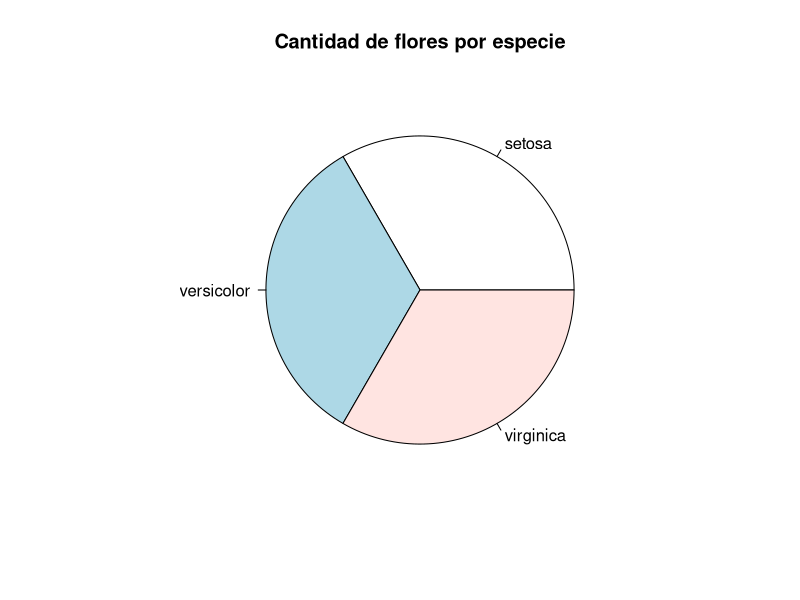
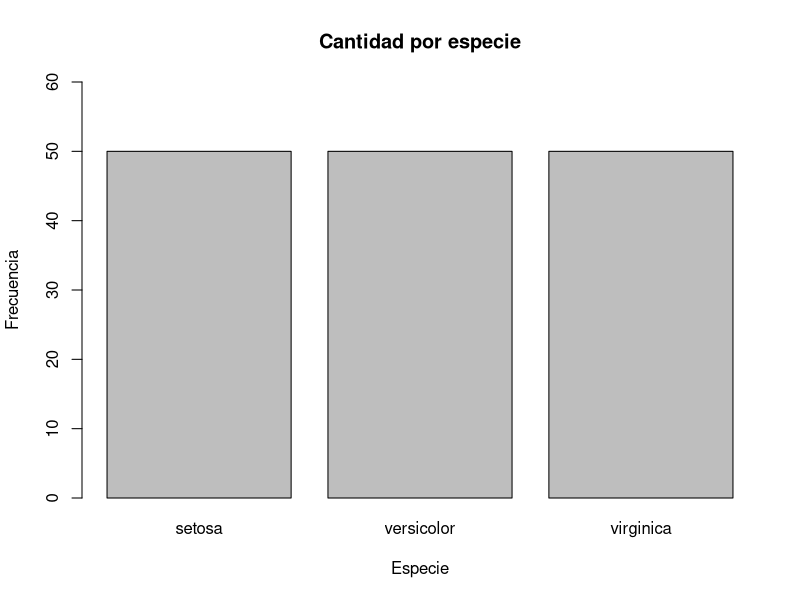
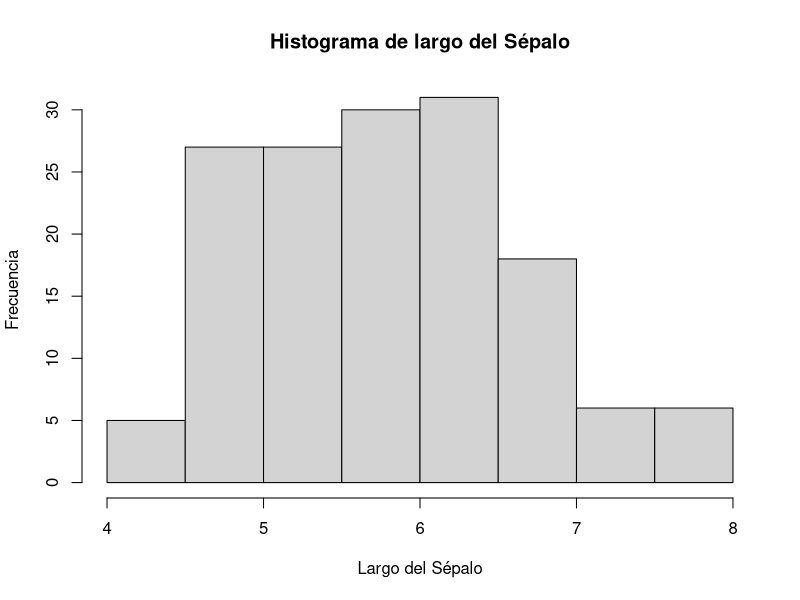
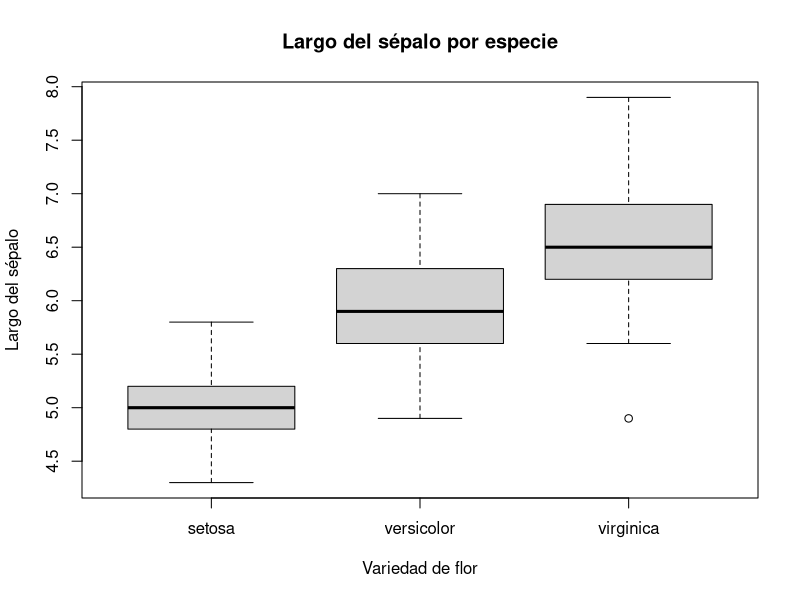
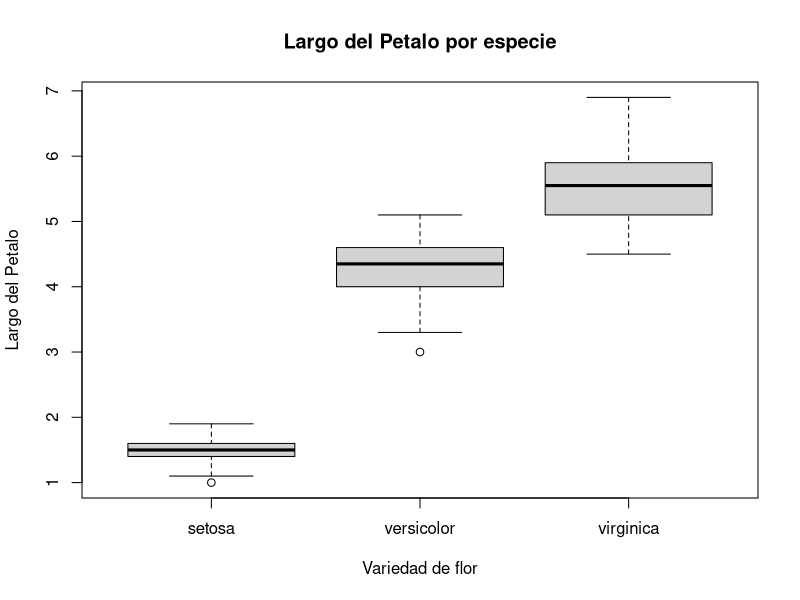
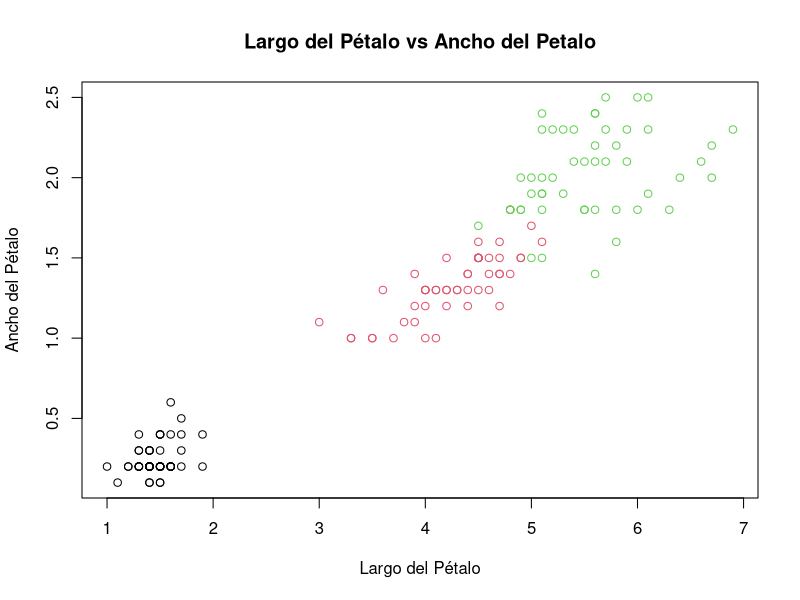
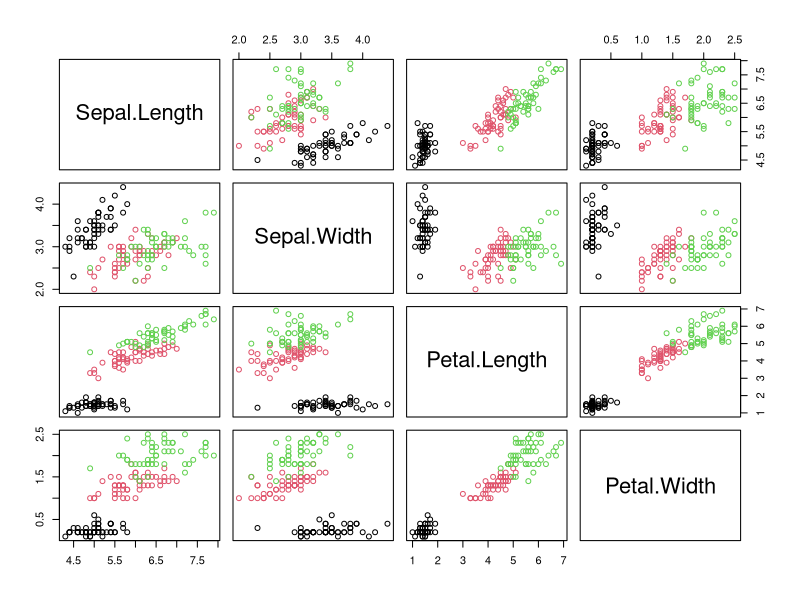
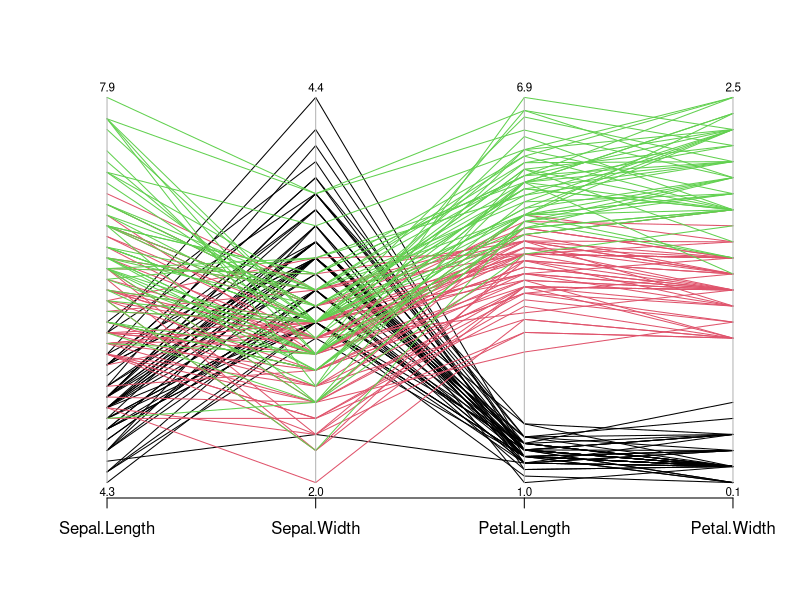

The R script that drew these images, in order:
install.packages("modeest")
library(modeest)

data(iris)
names(iris)

#Media
mean(iris$Sepal.Length)
mean(iris$Sepal.Width)
mean(iris$Petal.Length)
mean(iris$Petal.Width)

#Mediana
median(iris$Sepal.Length)
median(iris$Sepal.Width)
median(iris$Petal.Length)
median(iris$Petal.Width)

#Moda
mfv(iris$Sepal.Length)
mfv(iris$Sepal.Width)
mfv(iris$Petal.Length)
mfv(iris$Petal.Width)

#Desviación Estandar
sd(iris$Sepal.Length)
sd(iris$Sepal.Width)
sd(iris$Petal.Length)
sd(iris$Petal.Width)

#Varianza
var(iris$Sepal.Length)
var(iris$Sepal.Width)
var(iris$Petal.Length)
var(iris$Petal.Width)

#Rango
range(iris$Sepal.Length)
range(iris$Sepal.Width)
range(iris$Petal.Length)
range(iris$Petal.Width)

max(iris$Sepal.Length)-min(iris$Sepal.Length)
max(iris$Sepal.Width)-min(iris$Sepal.Width)
max(iris$Petal.Length)-min(iris$Petal.Length)
max(iris$Petal.Width)-min(iris$Petal.Width)

#Percentiles
quantile(iris$Sepal.Length, seq(0,1 , 0.1))
quantile(iris$Sepal.Length, seq(0,1 , 0.25))

#Medidas Asociación:
#  -Covarianza

cov(iris$Sepal.Length, iris$Petal.Width)
cov(iris$Sepal.Width, iris$Petal.Length)

#  -Coeficiente de correlación Pearson

# Si el coef = 1    .: Relación Directa si una aumenta, aumenta la otra
# Si el coef = 0    .: Independientes
# Si el coef = -1   .: Relación inversa Si una aumenta, la otra disminuye

cor(iris$Petal.Length, iris$Petal.Width)
cor(iris$Sepal.Width, iris$Petal.Length)

summary(iris)
View(iris)

#######--------- Gráficas

#----- Gráfica 1 Pastel
pie(table(iris$Species), main="Cantidad de flores por especie")

#----- Gráfica 2 Barras
barplot(table(iris$Species), 
        xlab="Especie",
        ylab = "Frecuencia",
        ylim = c(0,60), 
        main = "Cantidad por especie")

#----- Gráfica 3 Histograma
hist(iris$Sepal.Length, 
     main = "Histograma de largo del Sépalo",
     xlab = "Largo del Sépalo",
     ylab = "Frecuencia")

#----  Gráfica Diagrama de caja
boxplot(iris$Sepal.Length ~ iris$Species,
        main = "Largo del sépalo por especie", 
        xlab = "Variedad de flor",
        ylab = "Largo del sépalo")

#----  Gráfica Diagrama de caja
boxplot(iris$Petal.Length ~ iris$Species,
        main = "Largo del Petalo por especie", 
        xlab = "Variedad de flor",
        ylab = "Largo del Petalo")

#----  Gráfica de dispersión y pares
plot(iris$Petal.Length, iris$Petal.Width,
     col = iris$Species,
     main = "Largo del Pétalo vs Ancho del Petalo",
     xlab = "Largo del Pétalo",
     ylab = "Ancho del Pétalo")

pairs(iris[, 1:4], col = iris$Species,
      labels = names(iris)[1:4])

#Coordenadas Paralelas
library(MASS)

parcoord(iris[1:4], col = iris$Species, var.label = TRUE)

isSetosa <- ifelse(iris$Species == "setosa", "red", "gray")
parcoord(iris[1:4], col = isSetosa)
